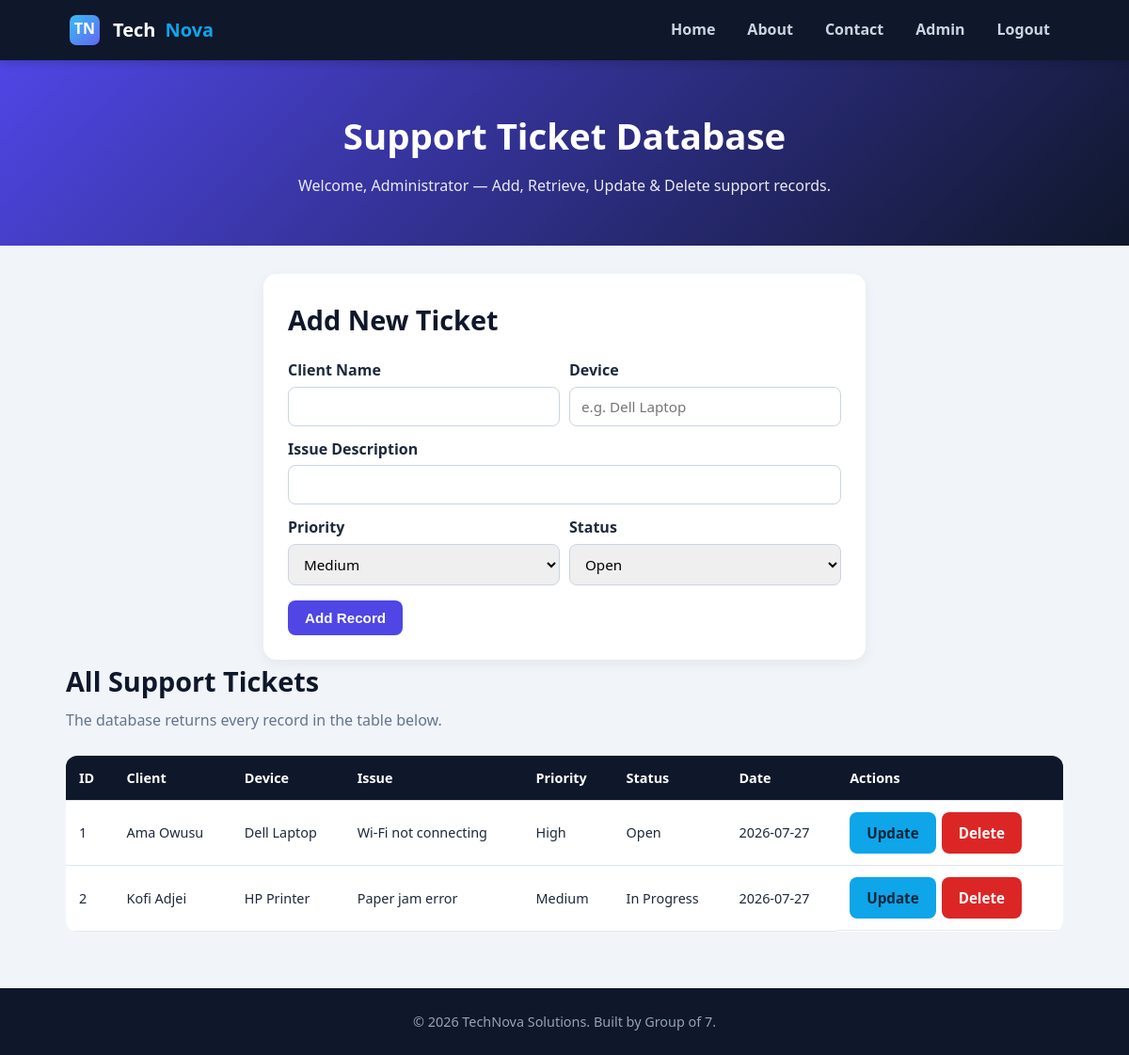
/dashboard.php (signed in), run on the app's committed database.
### tables this page shows
CREATE TABLE IF NOT EXISTS tickets (
  id       INT AUTO_INCREMENT PRIMARY KEY,
  client   VARCHAR(120) NOT NULL,
  device   VARCHAR(120) NOT NULL,
  issue    VARCHAR(255) NOT NULL,
  priority ENUM('Low','Medium','High') NOT NULL DEFAULT 'Medium',
  status   ENUM('Open','In Progress','Resolved') NOT NULL DEFAULT 'Open',
  created  DATE NOT NULL
);

### dashboard.php (the view, shortened to what this page needs)
<?php
require "db.php";
$uname   = $_SESSION["uname"];
$isAdmin = (($_SESSION["role"] ?? "user") === "admin");
$editRow = null;
$tickets = mysqli_query($conn, "SELECT * FROM tickets ORDER BY id ASC");
function h($v) { return htmlspecialchars($v ?? ""); }
?>
<!DOCTYPE html>
<html lang="en">
<head>
  <link rel="stylesheet" href="css/style.css" />
</head>
<body>
  <header>
    <div class="nav">
      <div class="brand"><img src="images/logo.svg" alt="TechNova logo" />Tech<span>Nova</span></div>
      <nav>
        <ul id="navMenu">
          <li><a href="index.html">Home</a></li>
          <li><a href="about.html">About</a></li>
          <li><a href="contact.html">Contact</a></li>
          <?php if ($isAdmin): ?><li><a href="admin.php">Admin</a></li><?php endif; ?>
          <li><a href="logout.php">Logout</a></li>
        </ul>
      </nav>
    </div>
  </header>
  <section class="hero">
    <h1>Support Ticket Database</h1>
    <p>Welcome, <?= h($uname) ?> — Add, Retrieve, Update &amp; Delete support records.</p>
  </section>
  <div class="container">
    <div class="card form-wrap" style="max-width:640px;">
      <h2 class="section-title"><?= $editRow ? "Update Ticket #" . h($editRow["id"]) : "Add New Ticket" ?></h2>
      <form method="post" action="dashboard.php">
        <div class="form-row">
          <div>
            <label for="t-client">Client Name</label>
            <input type="text" id="t-client" name="client" value="<?= $editRow ? h($editRow["client"]) : "" ?>" required />
          </div>
          <div>
            <label for="t-device">Device</label>
            <input type="text" id="t-device" name="device" placeholder="e.g. Dell Laptop" value="<?= $editRow ? h($editRow["device"]) : "" ?>" required />
          </div>
        </div>
        <label for="t-issue">Issue Description</label>
        <input type="text" id="t-issue" name="issue" value="<?= $editRow ? h($editRow["issue"]) : "" ?>" required />
        <div class="form-row">
          <div>
            <label for="t-priority">Priority</label>
            <select id="t-priority" name="priority">
              <?php foreach (["Low","Medium","High"] as $p): ?>
                <option <?= ($editRow && $editRow["priority"]===$p) ? "selected" : ($p==="Medium" && !$editRow ? "selected" : "") ?>><?= $p ?></option>
              <?php endforeach; ?>
            </select>
          </div>
          <div>
            <label for="t-status">Status</label>
            <select id="t-status" name="status">
              <?php foreach (["Open","In Progress","Resolved"] as $s): ?>
                <option <?= ($editRow && $editRow["status"]===$s) ? "selected" : ($s==="Open" && !$editRow ? "selected" : "") ?>><?= $s ?></option>
              <?php endforeach; ?>
            </select>
          </div>
        </div>
        <div style="margin-top:16px;">
          <button type="submit" class="btn"><?= $editRow ? "Save Changes" : "Add Record" ?></button>
        </div>
      </form>
    </div>
    <h2 class="section-title">All Support Tickets</h2>
    <p class="section-sub">The database returns every record in the table below.</p>
    <?php if (mysqli_num_rows($tickets) === 0): ?>
      <p class="section-sub">No records yet — add one above.</p>
    <?php else: ?>
    <div class="table-wrap">
      <table>
        <thead>
          <tr>
            <th>ID</th><th>Client</th><th>Device</th><th>Issue</th>
            <th>Priority</th><th>Status</th><th>Date</th><th>Actions</th>
          </tr>
        </thead>
        <tbody>
          <?php while ($row = mysqli_fetch_assoc($tickets)): ?>
          <tr>
            <td><?= h($row["id"]) ?></td>
            <td><?= h($row["client"]) ?></td>
            <td><?= h($row["device"]) ?></td>
            <td><?= h($row["issue"]) ?></td>
            <td><?= h($row["priority"]) ?></td>
            <td><?= h($row["status"]) ?></td>
            <td><?= h($row["created"]) ?></td>
            <td class="actions-cell">
              <a class="btn alt" href="dashboard.php?edit=<?= h($row["id"]) ?>">Update</a>
              <a class="btn danger" href="dashboard.php?action=delete&id=<?= h($row["id"]) ?>"
                 onclick="return confirm('Delete record #<?= h($row["id"]) ?>? This cannot be undone.');">Delete</a>
            </td>
          </tr>
          <?php endwhile; ?>
        </tbody>
      </table>
    </div>
    <?php endif; ?>
  </div>
  <footer>&copy; 2026 TechNova Solutions. Built by Group of 7.</footer>
</body>
</html>

### css/style.css (style rules this page uses)
* { margin: 0; padding: 0; box-sizing: border-box; }
:root { --brand: #4f46e5; --brand-2: #0ea5e9; --dark: #0f172a; --light: #f1f5f9; --card: #ffffff; --text: #1e293b; --muted: #64748b; }
body { font-family: "Segoe UI", Tahoma, Arial, sans-serif; color: var(--text); background: var(--light); line-height: 1.6; }
header { background: var(--dark); color: #fff; position: sticky; top: 0; z-index: 50; box-shadow: 0 2px 10px rgba(0,0,0,.2); }
.nav { max-width: 1100px; margin: 0 auto; display: flex; align-items: center; justify-content: space-between; padding: 12px 20px; flex-wrap: wrap; }
.brand { display: flex; align-items: center; gap: 10px; font-weight: 800; font-size: 1.25rem; }
.brand img { width: 40px; height: 40px; border-radius: 10px; }
.brand span { color: var(--brand-2); }
nav ul { list-style: none; display: flex; gap: 6px; flex-wrap: wrap; }
nav a { color: #cbd5e1; text-decoration: none; padding: 8px 14px; border-radius: 8px; font-weight: 600; transition: .2s; }
.container { max-width: 1100px; margin: 0 auto; padding: 30px 20px; }
.hero { background: linear-gradient(135deg, var(--brand), var(--dark)); color: #fff; text-align: center; padding: 50px 20px; }
.hero h1 { font-size: 2.4rem; margin-bottom: 10px; }
.hero p { opacity: .9; max-width: 700px; margin: 0 auto; }
h2.section-title { font-size: 1.8rem; margin-bottom: 6px; color: var(--dark); }
.section-sub { color: var(--muted); margin-bottom: 24px; }
.card { background: var(--card); border-radius: 14px; padding: 26px; box-shadow: 0 4px 14px rgba(0,0,0,.06); margin-bottom: 20px; }
.btn { background: var(--brand); color: #fff; border: none; padding: 10px 18px; border-radius: 8px; font-weight: 700; cursor: pointer; font-size: .95rem; transition: .2s; text-decoration: none; display: inline-block; }
.btn.alt { background: var(--brand-2); color: #04263a; }
.btn.danger { background: #dc2626; }
.form-wrap { max-width: 440px; margin: 0 auto; }
label { display: block; font-weight: 600; margin: 12px 0 4px; }
input, textarea, select { width: 100%; padding: 10px 12px; border: 1px solid #cbd5e1; border-radius: 8px; font-size: .95rem; font-family: inherit; }
.form-row { display: flex; gap: 10px; flex-wrap: wrap; }
.form-row > div { flex: 1; min-width: 140px; }
.table-wrap { overflow-x: auto; }
table { width: 100%; border-collapse: collapse; background: var(--card); border-radius: 12px; overflow: hidden; }
th, td { padding: 12px 14px; text-align: left; border-bottom: 1px solid #e2e8f0; font-size: .9rem; }
th { background: var(--dark); color: #fff; }
.actions-cell { display: flex; gap: 6px; }
footer { background: var(--dark); color: #94a3b8; text-align: center; padding: 24px 20px; margin-top: 30px; font-size: .9rem; }

### data on the page
tickets: id "1", client "Ama Owusu", device "Dell Laptop", issue "Wi-Fi not connecting", priority "High", status "Open", created "2026-07-27"
tickets: id "2", client "Kofi Adjei", device "HP Printer", issue "Paper jam error", priority "Medium", status "In Progress", created "2026-07-27"

### other printed values
$uname "Administrator"
form field priority "Medium"
form field status "Open"
